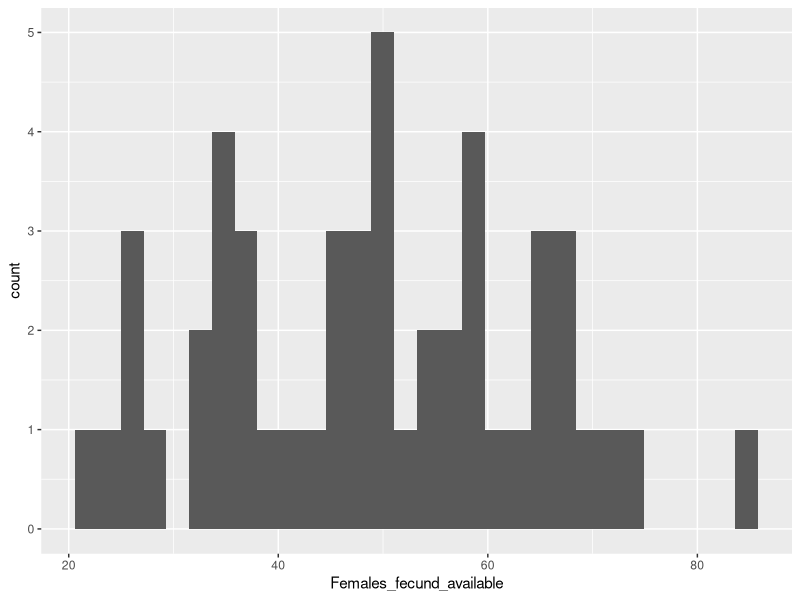
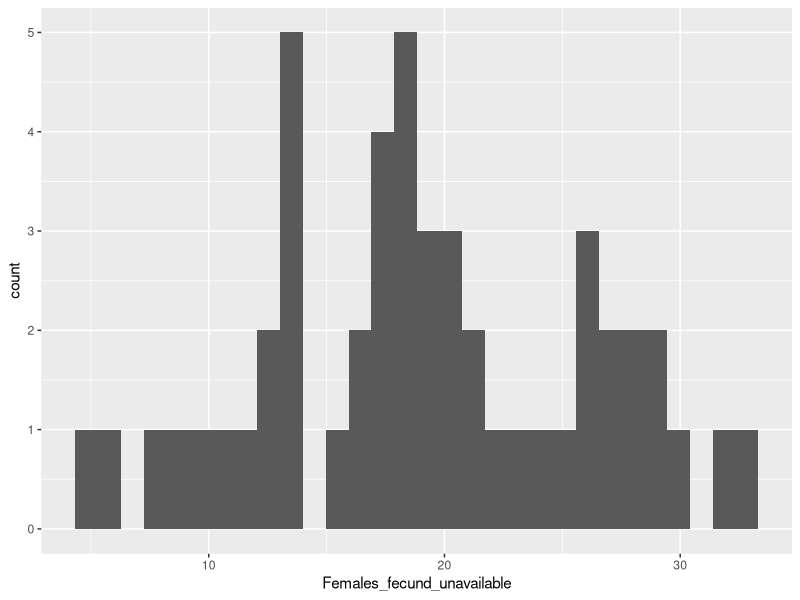
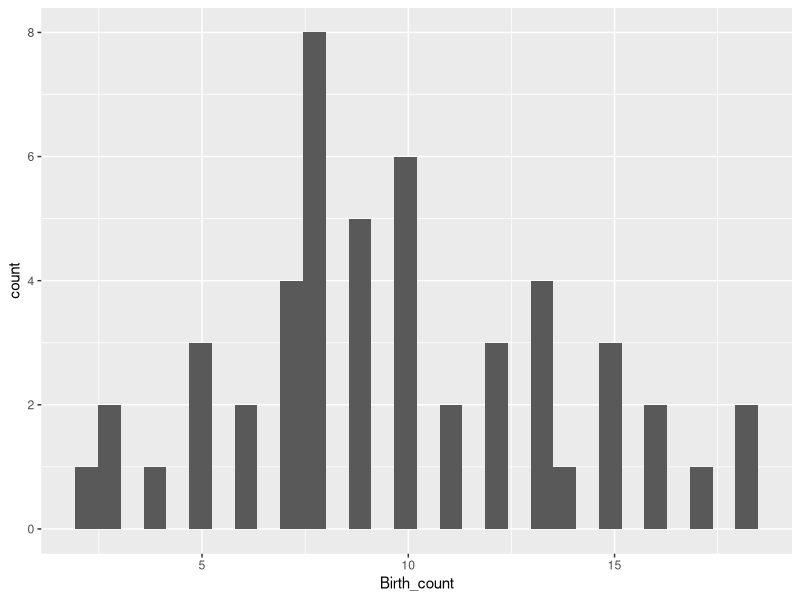
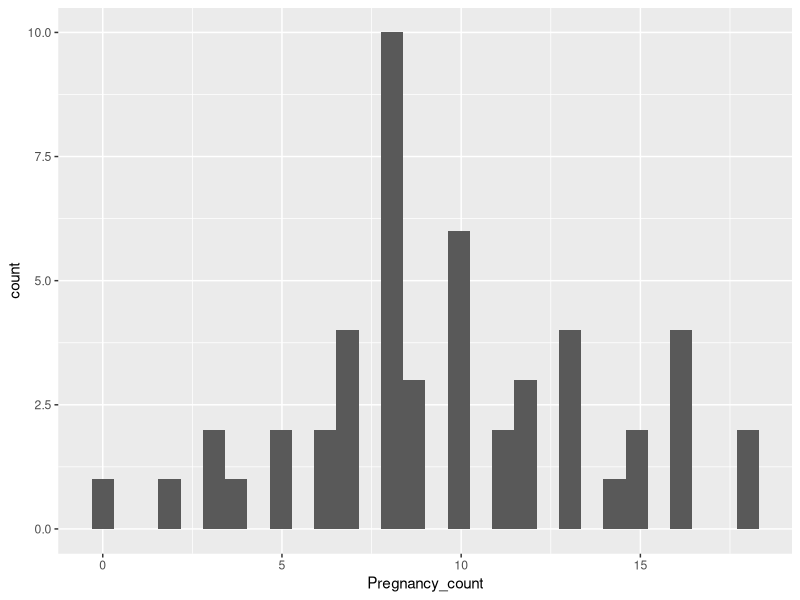
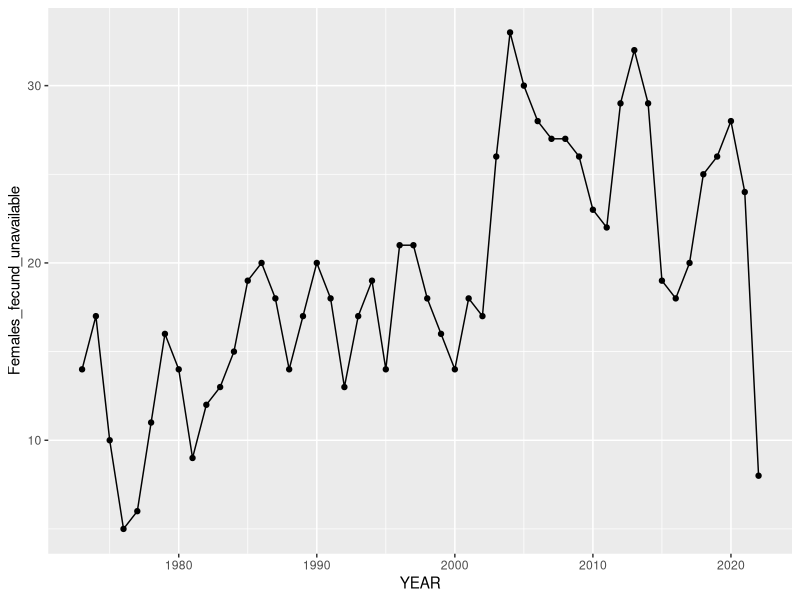
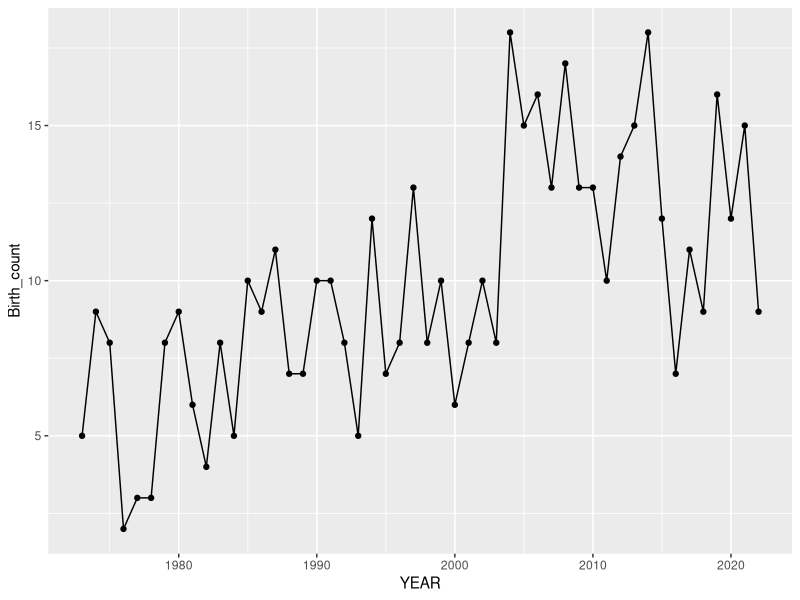
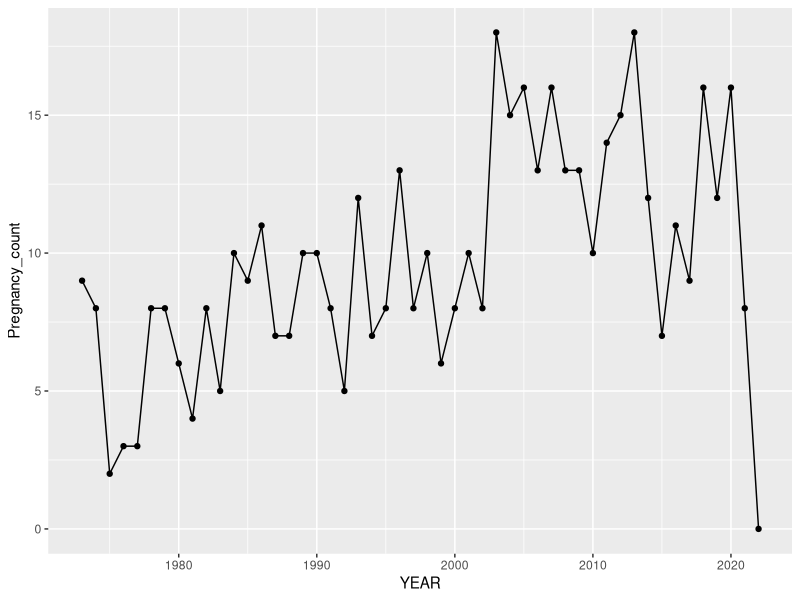
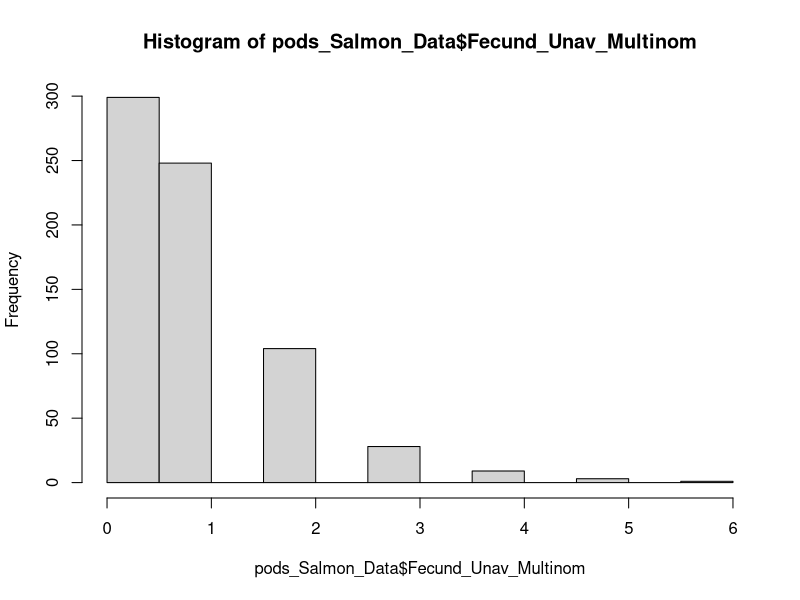

These figures' R source, in order:
## ---- chunk 1
library(tidyverse)
library(here)
library(lme4)
## ---- chunk 2
orcaCensus <- read.csv(here("NRKW Population 1.csv"))
#orcaCensus <- read.csv("C:/Users/Owner/Desktop/fall 23'/EEB 313/NRKW Population 1.csv")
## ---- chunk 3
# Create the years for the model
years_measured<-(c(seq(1980,2010,1)))
# Numbers are in millions of fish
chum_generator <- function(){
  # Choosing a random value 0.46 - 6.17, replacement is true
  chum_abundance <- sample(x = seq(0.46,6.17,0.02), 
                           size = length(years_measured), 
                           replace = T)
  # Making data frame for each year, including the random abundance
  yearly_chum <- data.frame(years_measured, chum_abundance)
  return(yearly_chum)
  }
## ---- chunk 4
# Numbers are in millions of fish
chinook_generator <- function(){
  # Choosing a random value between 0.13 and 1.27, replacement is true
  chinook_abundance <- sample(x = seq(0.13,1.27,0.02), 
                            size = length(years_measured), 
                            replace = T)
  # Making data frame for each year and with the random density
  yearly_chinook <- data.frame(years_measured, chinook_abundance)
  return(yearly_chinook)
  }
## ---- chunk 5
salmon <- data.frame(chinook_generator(), chum_generator())

salmon_data<-salmon %>% 
  select(years_measured,chinook_abundance,chum_abundance) %>% 
  mutate(total_salmon = chinook_abundance + chum_abundance) 
## ---- chunk 6
library(ggplot2)

ggplot(data = orcaCensus, aes(x = Females_fecund_available)) +
  geom_histogram()

# potential proxy variables for lactating females

ggplot(data = orcaCensus, aes(x = Females_fecund_unavailable)) +
  geom_histogram()

ggplot(data = orcaCensus, aes(x = Birth_count)) +
  geom_histogram()

ggplot (data = orcaCensus, aes(x = Pregnancy_count)) +
  geom_histogram()

# Looking at the variables over time

ggplot(data = orcaCensus, aes(YEAR, Females_fecund_unavailable)) +
  geom_point()+
  geom_line()

ggplot(data = orcaCensus, aes(YEAR, Birth_count)) +
  geom_point()+
  geom_line()

ggplot(data = orcaCensus, aes(YEAR, Pregnancy_count)) +
  geom_point()+
  geom_line()
## ---- chunk 7
# A list of the number of pods each year, as determined by Fig 1c 
# in Stredulinsky et.al 2021
pods_List <- c(20,18,18,20,21,17,16,21,21,20,21,20,24,26,25,25,
               25,25,24,25,25,25,24,21,22,23,23,25,25,23,24)

# The purpose of the while loop below is to give each pod in a year it's own
# row, so that we can then give each pod it's own pod size. For example,
# for the year 1980 there will be 20 rows, with pods 1-20.

# Create a data frame to hold the estimated pod data
pods_Data <- data.frame()

# Initialize both counters at one
x <- 1
i <- 1

# While x is less than the total number of pods in the study period
while(x < sum(pods_List)){
  # Set the year
  year <- i+1979
  
  # Take the rows from the end of the last year's pods to the end of this
  # year's pods, where each pod is it's own row
  pods_Data[c(x:((x-1)+pods_List[i])),1] <- year # add the year for each row
  # Add a pod ID number for each pod present in the year
  pods_Data[c(x:((x-1)+pods_List[i])),2] <- c(1:pods_List[i])
  
  x <- x+pods_List[i] # Increase the rows to the end of this year's pods
  i <- i+1 # Increase the year by one
}

colnames(pods_Data) <- c("Year", "Pod_Num") # create column names

# initialize a data frame to hold individual pod sizes
pod_Multinom_Sizes <- data.frame()

n <- 31 # Set the number of years in the study

# The purpose of the for loop below is to generate a pod size, females with
# fecundity unavailable count, births count, and pregnancy count for each pod.

for(i in 1:n){ #generate pod sizes
  # Set the exact year
  year <- i+1979
  
  # Take the total counts in a year from the orca census data where the year
  # is equal to the current year in the loop
  s_Total <- orcaCensus$Size_best[orcaCensus$YEAR==year]
  s_Fecund_Unav <- orcaCensus$Females_fecund_unavailable[orcaCensus$YEAR==year]
  s_Births <- orcaCensus$Birth_count[orcaCensus$YEAR==year]
  s_Pregnancy <- orcaCensus$Pregnancy_count[orcaCensus$YEAR==year]
  
  # Generate pod sizes as a multinomial with a size equal to the total number
  # of orcas in that year, for the number of pods in that year where each
  # pod size has an equal chance of occurring. 
  size_Pod <- rmultinom(1, size = s_Total, 
                        prob = rep(1,pods_List[i]))
  # Perform the same process as above for births, pregancies, and females with
  # fecundity unavailable.
  size_Fecund_Unav_Pod <- rmultinom(1, size = s_Fecund_Unav, 
                                    prob = rep(1,pods_List[i]))
  size_Births_Pod <- rmultinom(1, size = s_Births, 
                                    prob = rep(1,pods_List[i]))
  size_Pregnancy_Pod <- rmultinom(1, size = s_Pregnancy, 
                                    prob = rep(1,pods_List[i]))
  
  # Combine the data into a data frame
  pod_size_by_group <- data.frame(year, size_Pod, size_Fecund_Unav_Pod, 
                                  size_Births_Pod, size_Pregnancy_Pod)
  
  # Bind each new year of data into one data frame
  pod_Multinom_Sizes <- rbind(pod_Multinom_Sizes, pod_size_by_group)
}

# Put the pod size, birth count, pregnancy count, and females with fecundity 
# unavailable into the data frame with year and pod ID
pods_Data <- pods_Data %>% mutate(Pod_Size_Multinom = 
                                    pod_Multinom_Sizes$size_Pod)
pods_Data <- pods_Data %>% mutate(Fecund_Unav_Multinom = 
                                    pod_Multinom_Sizes$size_Fecund_Unav_Pod)
pods_Data <- pods_Data %>% mutate(Births_Multinom = 
                                    pod_Multinom_Sizes$size_Births_Pod)
pods_Data <- pods_Data %>% mutate(Pregnancy_Multinom = 
                                    pod_Multinom_Sizes$size_Pregnancy_Pod)
## ---- chunk 8
# Create a data frame to hold the repeated salmon data
rep_salmon_data <- data.frame(chinook_abundance = c(), 
                                chum_abundnace = c(), 
                                total_salmon = c())

# Initialize both counters at one 
x <- 1
i <- 1

# The purpose of the while loop below is to give each row the salmon data for
# the corresponding year of that row. For example, for the year 1980, the 
# salmon data for 1980 will be added to each of the 20 rows

while(x < sum(pods_List)){
  # Take the rows from the end of the last year to the end of the current
  # year in the loop, and add salmon data for the corresponding year
  rep_salmon_data[c(x:((x-1)+pods_List[i])),1] <- salmon_data[i,2]
  rep_salmon_data[c(x:((x-1)+pods_List[i])),2] <- salmon_data[i,3]
  rep_salmon_data[c(x:((x-1)+pods_List[i])),3] <- salmon_data[i,4]
  
  x <- x+pods_List[i] # Increase rows in repeated salmon data
  i <- i+1 # Increase row in salmon data
}

# Remove an extra row created in the loop
rep_salmon_data <- rep_salmon_data[-c(693),]

# Give the data frame correct column names
colnames(rep_salmon_data) <- c("chinook_abundance", "chum_abundance", "total_salmon")

# Create a data frame with the pod data and salmon data, 
# and add each salmon column to it
pods_Salmon_Data <- pods_Data %>% 
  mutate(Chinook_Abundance = rep_salmon_data$chinook_abundance)

pods_Salmon_Data <- pods_Salmon_Data %>% 
  mutate(Chum_Abundance = rep_salmon_data$chum_abundance)

pods_Salmon_Data <- pods_Salmon_Data %>% 
  mutate(Total_Salmon = rep_salmon_data$total_salmon)
## ---- chunk 9
# Create histograms for response and fixed effects to examine normality
hist(pods_Salmon_Data$Fecund_Unav_Multinom)
hist(pods_Salmon_Data$Births_Multinom)
hist(pods_Salmon_Data$Pregnancy_Multinom)
hist(pods_Salmon_Data$Pod_Size_Multinom)
hist(pods_Salmon_Data$Total_Salmon)
## ---- chunk 10
pod_Fecund_Unav_Model <- glmer(Fecund_Unav_Multinom~Total_Salmon+Pod_Size_Multinom+
                   (1|Pod_Num)+(1|Year), 
                 family = poisson, pods_Salmon_Data)
summary(pod_Fecund_Unav_Model)

pod_Births_Model <- glmer(Births_Multinom~Total_Salmon+Pod_Size_Multinom+
                   (1|Pod_Num)+(1|Year), 
                 family = poisson, pods_Salmon_Data)
summary(pod_Births_Model)

pod_Pregnancy_Model <- glmer(Pregnancy_Multinom~Total_Salmon+Pod_Size_Multinom+
                   (1|Pod_Num)+(1|Year), 
                 family = poisson, pods_Salmon_Data)
summary(pod_Pregnancy_Model)
## ---- chunk 11
# pods_Salmon_Data %>% 
#  mutate(testing = predict(pod_Fecund_Unav_Model)) %>%  #using model to predict pod fecundity (#not sure if this is right I wonder if it should be predicting like random effects)
#   ggplot(pods_Salmon_Data, aes(x = Total_Salmon, y = Fecund_Unav_Multinom, colour = Year)) +
#   geom_abline(aes(intercept = ))
# 
# ggplot(rikz_data, aes(x=NAP, y=Richness, colour=Beach)) +
#   
#   # fixed effect regression line (read values off of model output above)
#   geom_abline(aes(intercept=6.5844, slope=-2.5757), linewidth=2) +
#   
#   # fitted values (i.e., regression lines) for each beach
#   geom_line(aes(y=fit_InterceptOnly), linewidth=1) +
#   geom_point(size=3)
## ---- chunk 12
# Create a new data frame with years within the study period, then select 
# variables used in models, then add salmon data to the data frame.
by_Year_Salmon <- orcaCensus %>% filter(YEAR >= 1980 & YEAR <= 2010)
by_Year_Salmon <- by_Year_Salmon %>% select(YEAR, Size_best, 
                                            Females_fecund_unavailable, 
                                            Birth_count, Pregnancy_count)
by_Year_Salmon <- by_Year_Salmon %>% mutate(chinook_abundance = 
                                              salmon_data$chinook_density)
by_Year_Salmon <- by_Year_Salmon %>% mutate(chum_abundance = 
                                              salmon_data$chum_density)
by_Year_Salmon <- by_Year_Salmon %>% mutate(total_salmon = 
                                              salmon_data$total_salmon)

pop_Fecund_Unav_Model <- glmer(Females_fecund_unavailable~total_salmon+
                                 Size_best+(1|YEAR), 
                 family = poisson, by_Year_Salmon)
summary(pop_Fecund_Unav_Model)

pop_Births_Model <- glmer(Birth_count~total_salmon+
                            Size_best+(1|YEAR), 
                 family = poisson, by_Year_Salmon)
summary(pop_Births_Model)

pop_Pregnancy_Model <- glmer(Pregnancy_count~total_salmon+
                            Size_best+(1|YEAR), 
                 family = poisson, by_Year_Salmon)
summary(pop_Pregnancy_Model)
